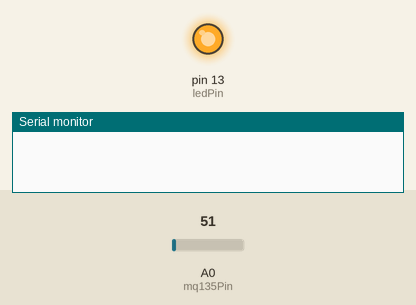
This sketch was run on a simulated Arduino Uno, built with avr-gcc and run on an emulated ATmega328P. Parts: output pins drawn as LEDs (lit = HIGH), the last lines printed to the serial monitor. Inputs (shaded band) come from the test bench; at power-on: A0 (mq135Pin) = 51. The modem accepts every AT command (registered, SIM ready, sends succeed) and sends nothing else.

Above: at 0.1 s.
At 8.9 s:
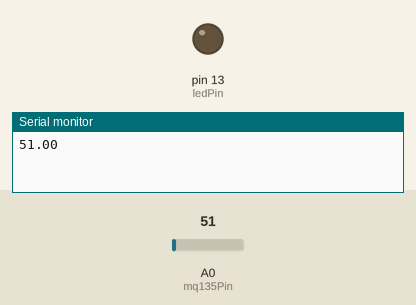
Timing chart, 0 to 23.0 s (numbered marks = the images above):
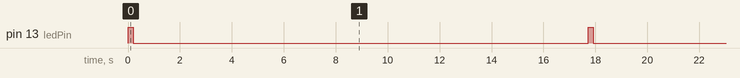

Measured:
- by itself, pin 13 (ledPin): alternates HIGH for 0.20 s and LOW for 17.5 s

The sketch:

JOY_SIR_WIFI.ino
```cpp
// Plot MQ135 data on thingspeak.com using an Arduino and an ESP8266 WiFi
// module.

#include <SoftwareSerial.h>
#include <stdlib.h>

// LED
int ledPin = 13;
// MQ135 analog input
int mq135Pin = 0;

// replace with your channel's thingspeak API key
String apiKey = "N0QIQDV8XL50PZ3S";

// connect 10 to TX of Serial USB
// connect 11 to RX of serial USB
SoftwareSerial ser(10, 11); // RX, TX

// this runs once
void setup() {
  // initialize the digital pin as an output.
  pinMode(ledPin, OUTPUT);

  // enable debug serial
  Serial.begin(115200);
  // enable software serial
  ser.begin(115200);

  // reset ESP8266
  ser.println("AT+RST");
}


// the loop
void loop() {

  // blink LED on board
  digitalWrite(ledPin, HIGH);
  delay(200);
  digitalWrite(ledPin, LOW);

  // read the value from LM35.
  // read 10 values for averaging.
  int val = analogRead(mq135Pin);
      delay(500);


  // convert to mq135SensedValue:

  float mq135SensedValue = val;

  // convert to string
  char buf[16];
  String strmq135SensedValue = dtostrf(mq135SensedValue, 4, 2, buf);

  Serial.println(strmq135SensedValue);

  // TCP connection
  String cmd = "AT+CIPSTART=\"TCP\",\"";
  cmd += "184.106.153.149"; // api.thingspeak.com
  cmd += "\",80";
  ser.println(cmd);

  if(ser.find("Error")){
    Serial.println("AT+CIPSTART error");
    return;
  }

  // prepare GET string
  String getStr = "GET https://api.thingspeak.com/update?api_key=";
  getStr += apiKey;
  getStr +="&field1=";
  getStr += String(strmq135SensedValue);
  getStr += "\r\n\r\n";

  // send data length
  cmd = "AT+CIPSEND=";
  cmd += String(getStr.length());
  ser.println(cmd);

  if(ser.find(">")){
    ser.print(getStr);
  }
  else{
    ser.println("AT+CIPCLOSE");
    // alert user
    Serial.println("AT+CIPCLOSE");
  }

  // thingspeak needs 15 sec delay between updates
  delay(16000);
}
```
